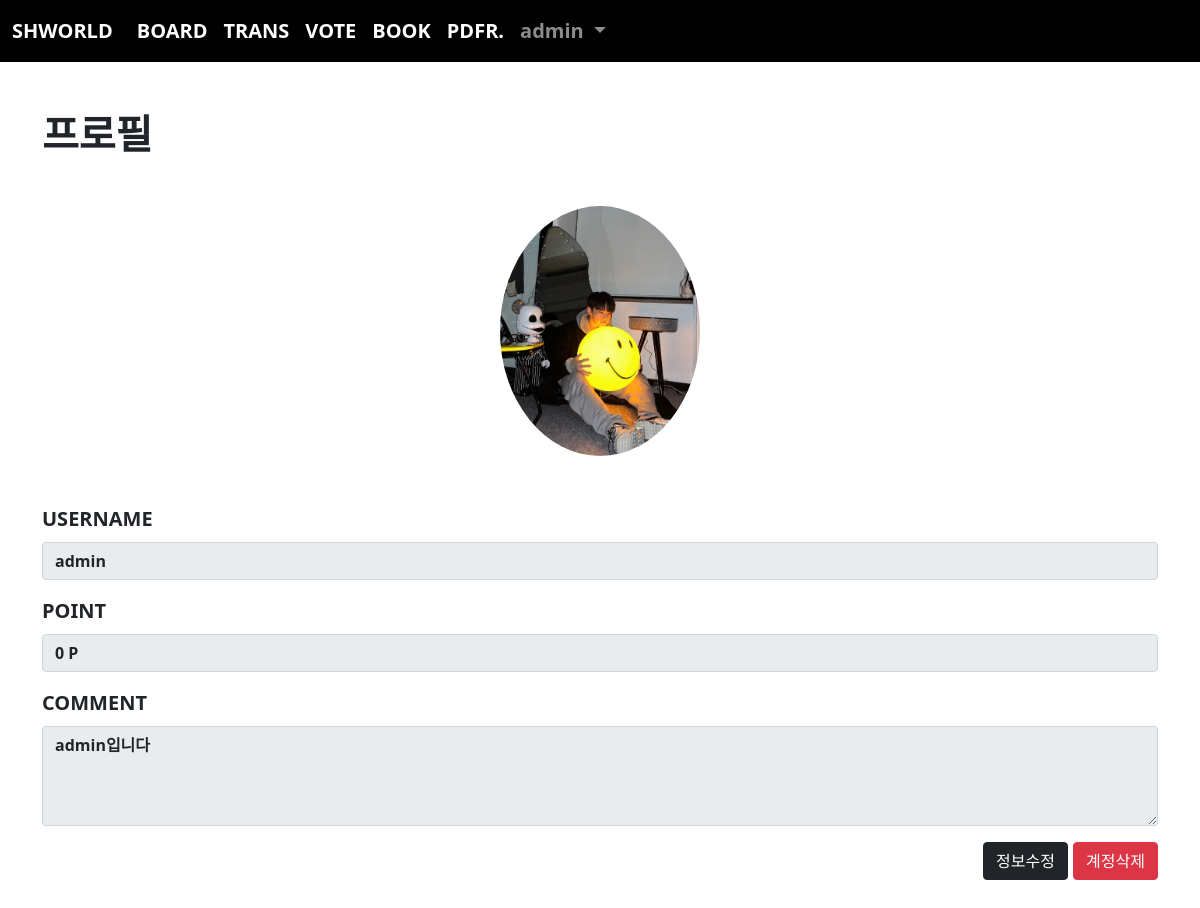
Screenshot of /acc/profile/ (signed in) with the database file from the repository.
### acc/models.py (models this page shows)
class User(AbstractUser):
    comment = models.TextField() # 자기소개
    point = models.IntegerField(default=0)
    pic = models.ImageField(upload_to="user/%y/%m")
    def getpic(self):
        if self.pic:
            return self.pic.url
        return "/media/noimage.jpeg"

### acc/views.py (the view)
# urls.py: path('profile/', views.profile, name="profile"),
def profile(request):
    return render(request, "acc/profile.html")

### templates/acc/profile.html (shortened to what this page needs)
{% extends 'base.html' %}
{% block con %}
    <div class="container mt-5 mb-5" style="font-size: 20px; font-weight: bold;">
        <h1><b>프로필</b></h1>
        <div class="text-center mt-5">
            <img src="{{ user.getpic }}" class="rounded-circle" height="250px">
        </div>
        <div class="mb-3 mt-5">
            <label class="form-label">USERNAME</label>
            <input type="text" value="{{user}}" disabled class="form-control" style="font-weight: bold;" id="exampleInputEmail1" aria-describedby="emailHelp">
        </div>
        <div class="mb-3">
            <label class="form-label">POINT</label>
            <input type="text" value="{{user.point}} P" style="font-weight: bold;" disabled class="form-control" id="exampleInputEmail1" aria-describedby="emailHelp">
        </div>
        <div class="mb-3">
            <label class="form-label">COMMENT</label>
            <textarea class="form-control" disabled style="font-weight: bold; height: 100px;">{{ user.comment }}</textarea>
        </div>
        <div class="text-end">
            <a href="{% url 'acc:update' %}" class="btn btn-dark">정보수정</a>
            <button type="button" class="btn btn-danger" data-bs-toggle="modal" data-bs-target="#exampleModal">
                계정삭제
            </button>
        </div>
    </div>
{% endblock %}

### templates/base.html (shortened to what this page needs)
<!doctype html>
<html lang="en">
    <head>
        <link href="https://cdn.jsdelivr.net/npm/bootstrap@5.1.3/dist/css/bootstrap.min.css" rel="stylesheet">
    </head>
    <body>
        {% if user.is_authenticated %}
        <nav class="navbar navbar-expand-lg navbar-dark" style="background-color: rgb(0, 0, 0); font-size: 20px; font-weight: bold;">
            <div class="container-fluid">
                <a class="navbar-brand" href="{% url 'acc:index' %}">SHWORLD</a>
                <div class="collapse navbar-collapse" id="navbarSupportedContent">
                    <ul class="navbar-nav me-auto mb-2 mb-lg-0">
                        <li class="nav-item">
                            <a class="nav-link active" aria-current="page" href="{% url 'board:index' %}">BOARD</a>
                        </li>
                        <li class="nav-item">
                            <a class="nav-link active" aria-current="page" href="{% url 'trans:index' %}">TRANS</a>
                        </li>
                        <li class="nav-item">
                            <a class="nav-link active" aria-current="page" href="{% url 'vote:index' %}">VOTE</a>
                        </li>
                        <li class="nav-item">
                            <a class="nav-link active" aria-current="page" href="{% url 'book:index' %}">BOOK</a>
                        </li>
                        <li class="nav-item">
                            <a class="nav-link active" aria-current="page" href="{% url 'pdfread:index' %}">PDFR.</a>
                        </li>
                        <li class="nav-item dropdown">
                            <a class="nav-link dropdown-toggle" href="#" id="navbarDropdown" role="button" data-bs-toggle="dropdown" aria-expanded="false">
                                {{ user }}
                            </a>
                        </li>
                    </ul>
                </div>
            </div>
        </nav>
        {% endif %}
        {% if user.is_authenticated %}
            {% block con %}{% endblock %}
        {% endif %}
    </body>
</html>

### rows the page displays
User: username "admin", getpic (picture), point "0 P", comment "admin입니다"
